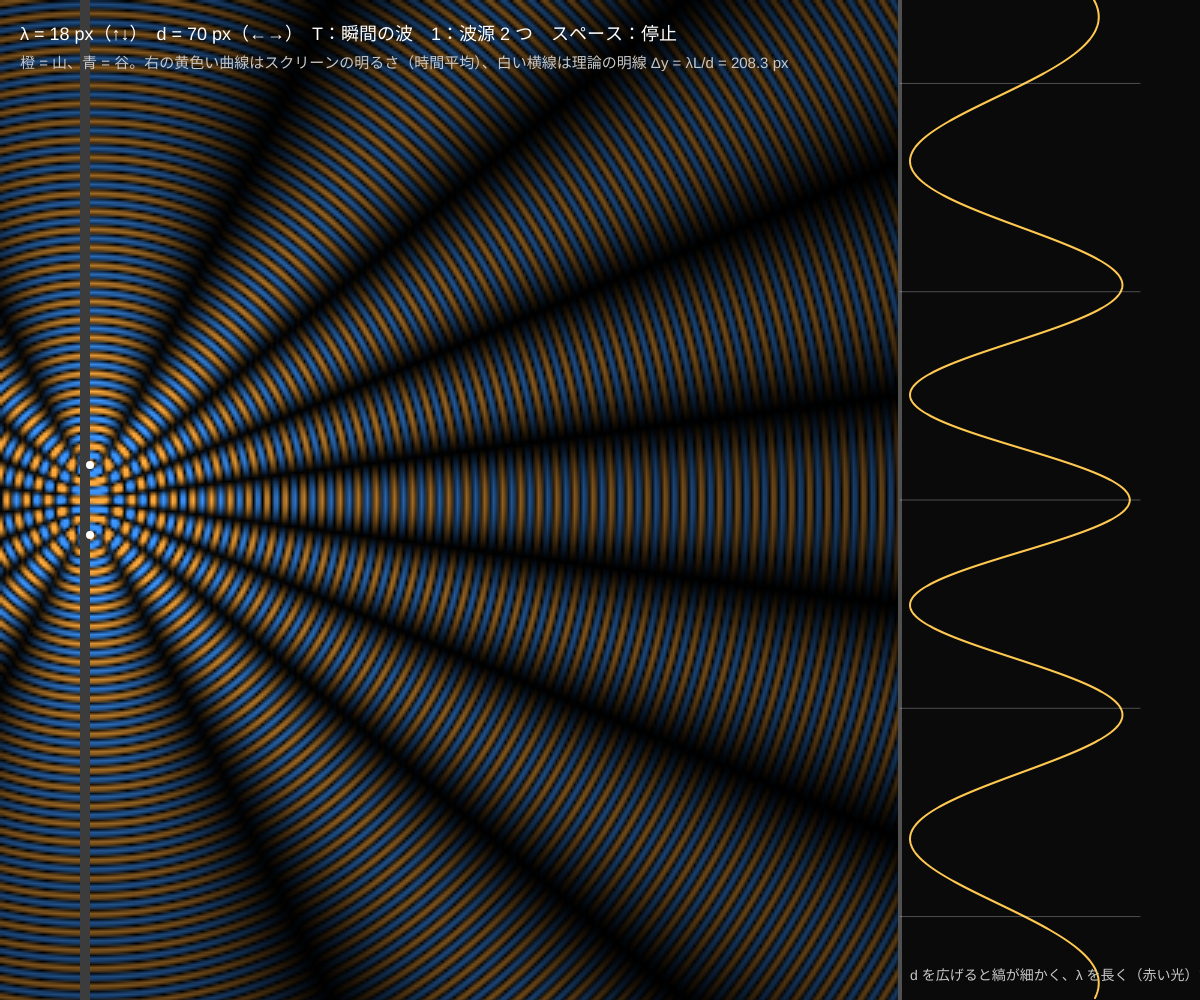
Frame 1 (no input)
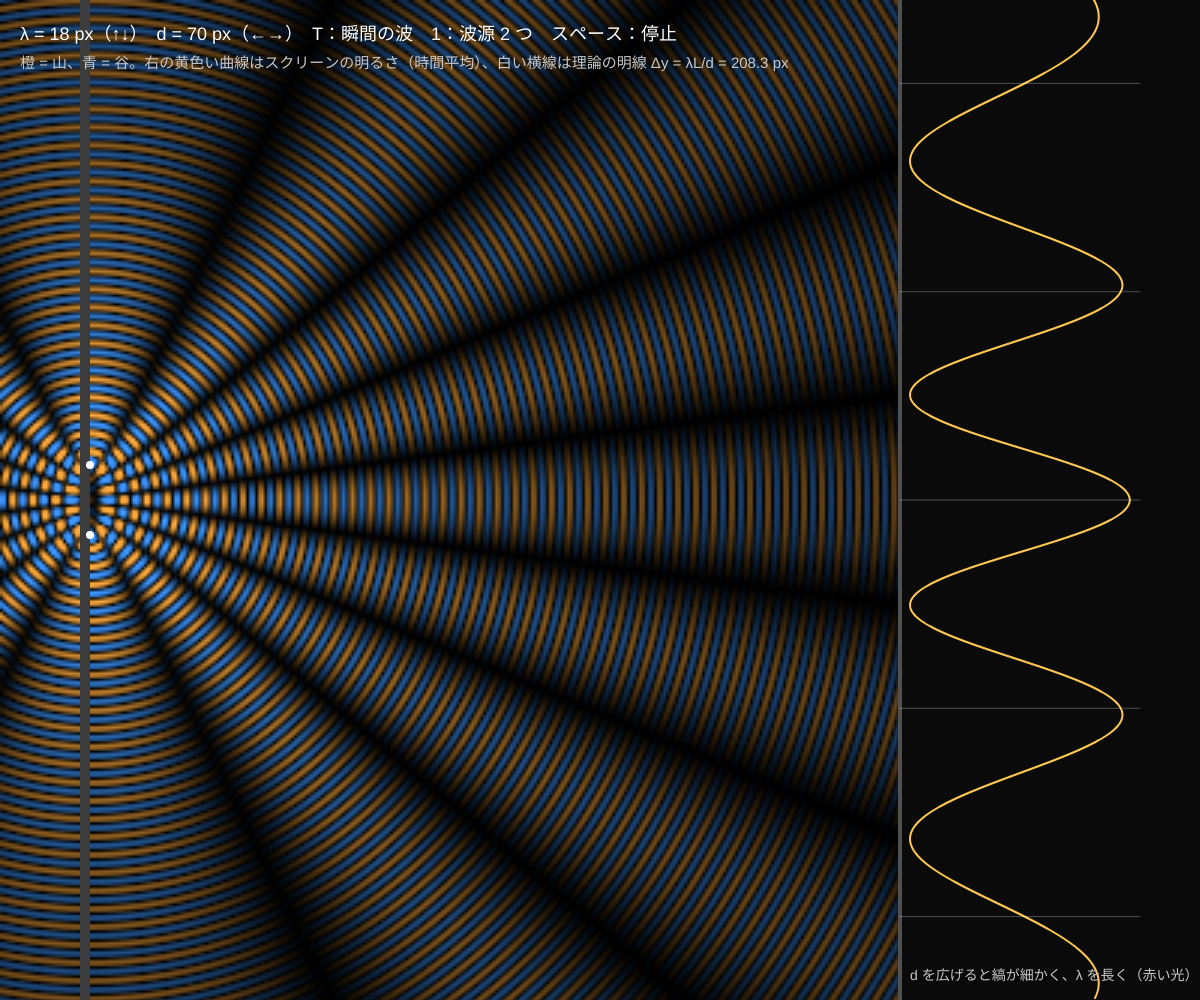
Frame 60 (no input)
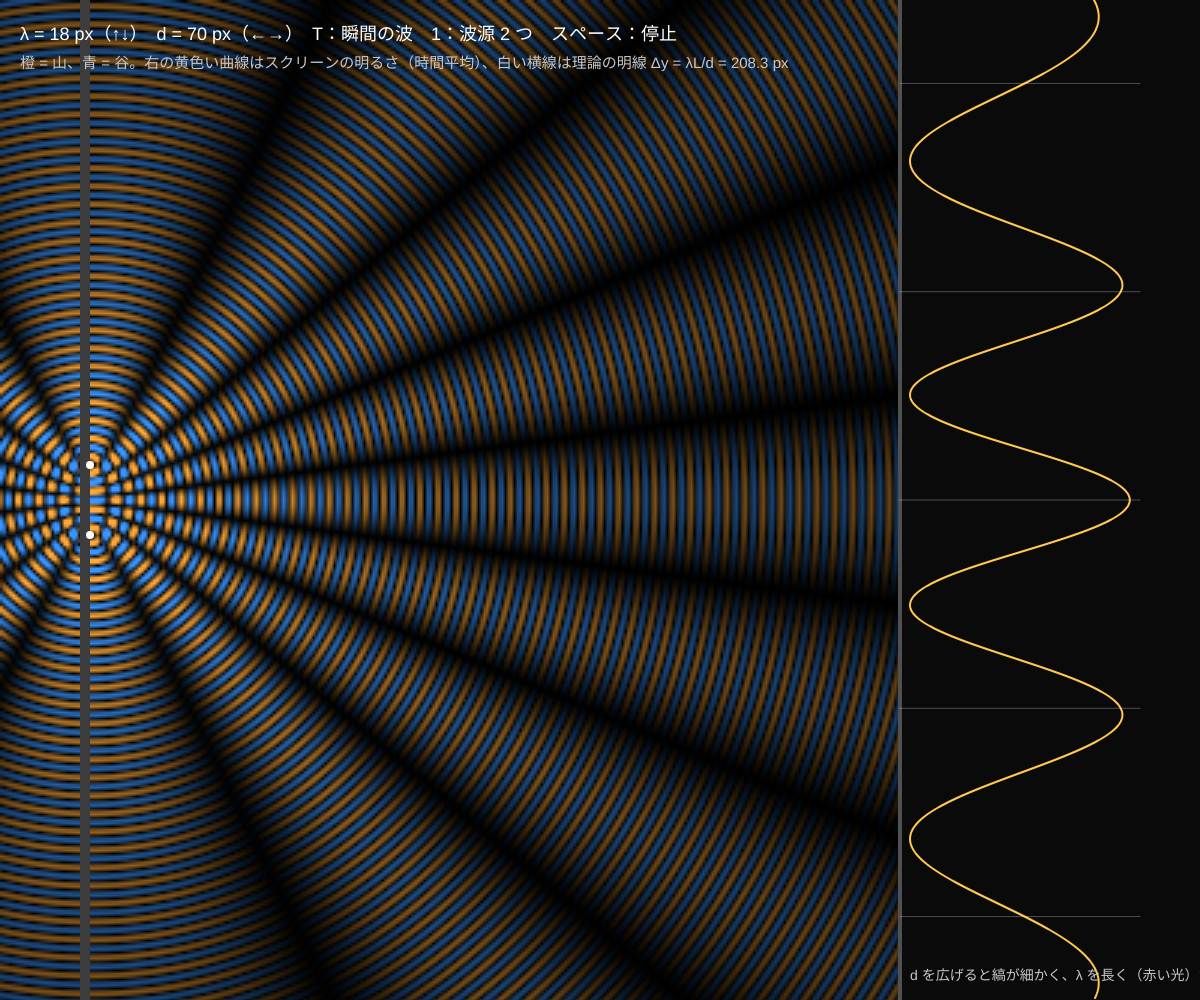
Frame 120 (the mouse pressed at the canvas centre since frame 60)

The p5.js sketch that drew these frames (run headless with seeded random() and noise() and a simulated clock; from frame 60 on, the mouse is pressed at the canvas centre):

// p5.js sketch
// ── sketch.js
// ============================================
// 06 2 つの波源の干渉（ヤングの実験）
// 2 つのスリット（点波源）から出た波が重なり、山と山で強め合い、山と谷で打ち消し合う
//   画面の各点で 2 つの波を足す： cos(k r1 − ωt) + cos(k r2 − ωt)   （k = 2π/λ）
//   スクリーン上の明るい縞の間隔  Δy ≈ λ L / d   （L = スクリーンまでの距離、d = スリット間隔）
// ↑↓ = 波長 λ / ←→ = スリット間隔 d / T = 瞬間の波 ⇄ 時間平均の明るさ / 1 = 波源 1 つだけ / スペース = 一時停止
// ============================================

let lambda = 18;          // ★ 波長（px）
let d = 70;               // ★ スリット間隔（px）
let cell = 3;             // ★ 計算の粗さ（px）小さいほどきれいだが重い
let single = false, paused = false, averaged = false;
let t = 0;
let img, gw, gh, r1, r2;
let lut = [];
let sx, screenX;

function setup() {
  createCanvas(windowWidth, windowHeight);
  pixelDensity(1);
  sx = 90; screenX = width - 300;
  gw = Math.ceil((screenX - 0) / cell); gh = Math.ceil(height / cell);
  img = createImage(gw, gh);
  r1 = new Float32Array(gw * gh); r2 = new Float32Array(gw * gh);
  // 値 −1〜1 → 色の表（青 ← 黒 → 橙）
  for (let i = 0; i < 256; i++) {
    let v = (i - 128) / 128;
    lut.push(v > 0 ? [255 * v, 170 * v, 60 * v] : [60 * -v, 150 * -v, 255 * -v]);
  }
  computeDistances();
}

// 各マスから 2 つの波源までの距離（d が変わったときだけ計算）
function computeDistances() {
  let cy = height * 0.5;
  for (let j = 0; j < gh; j++) for (let i = 0; i < gw; i++) {
    let x = i * cell + cell / 2, y = j * cell + cell / 2;
    r1[j * gw + i] = Math.hypot(x - sx, y - (cy - d / 2));
    r2[j * gw + i] = Math.hypot(x - sx, y - (cy + d / 2));
  }
}

function draw() {
  if (!paused) t += 0.18;
  let k = TWO_PI / lambda;
  // ★ 波の重ね合わせをピクセルごとに計算
  img.loadPixels();
  let px = img.pixels;
  for (let idx = 0; idx < gw * gh; idx++) {
    let a = r1[idx], b = r2[idx];
    let amp1 = 6 / Math.sqrt(a + 20), amp2 = single ? 0 : 6 / Math.sqrt(b + 20);
    let v;
    if (averaged) {
      // 時間平均の強さ I = A1² + A2² + 2 A1 A2 cos(k(r1 − r2))
      v = amp1 * amp1 + amp2 * amp2 + 2 * amp1 * amp2 * Math.cos(k * (a - b));
      v = Math.min(1, v * 1.6);
    } else {
      v = amp1 * Math.cos(k * a - t) + amp2 * Math.cos(k * b - t);
    }
    let ci = Math.max(0, Math.min(255, Math.floor(128 + 127 * v)));
    let c = lut[ci];
    px[idx * 4] = c[0]; px[idx * 4 + 1] = c[1]; px[idx * 4 + 2] = c[2]; px[idx * 4 + 3] = 255;
  }
  img.updatePixels();
  background(10);
  image(img, 0, 0, gw * cell, gh * cell);

  // 波源・壁
  let cy = height * 0.5;
  noStroke(); fill(60); rect(sx - 10, 0, 10, height);
  fill(255); circle(sx, cy - d / 2, 8); if (!single) circle(sx, cy + d / 2, 8);

  // スクリーン上の明るさ（時間平均）のグラフ
  let L = screenX - sx;
  stroke(80); strokeWeight(4); line(screenX, 0, screenX, height);
  noFill(); stroke(255, 200, 80); strokeWeight(2);
  beginShape();
  for (let y = 0; y < height; y += 2) {
    let a = Math.hypot(screenX - sx, y - (cy - d / 2)), b = Math.hypot(screenX - sx, y - (cy + d / 2));
    let A1 = 1 / Math.sqrt(a), A2 = single ? 0 : 1 / Math.sqrt(b);
    let I = A1 * A1 + A2 * A2 + 2 * A1 * A2 * Math.cos(k * (a - b));
    vertex(screenX + 10 + I / (4 / L) * 220, y);
  }
  endShape();
  // 明線の位置（理論）
  let dy = lambda * L / d;
  if (!single) {
    stroke(255, 255, 255, 70); strokeWeight(1);
    for (let m = -12; m <= 12; m++) { let y = cy + m * dy; if (y > 0 && y < height) line(screenX, y, screenX + 240, y); }
  }

  noStroke(); fill(255); textSize(18);
  text('λ = ' + lambda + ' px（↑↓）　d = ' + d + ' px（←→）　T：' + (averaged ? '時間平均の明るさ' : '瞬間の波') + '　1：波源 ' + (single ? '1 つ' : '2 つ') + '　スペース：' + (paused ? '再生' : '停止'), 20, 40);
  fill(200); textSize(15);
  text('橙 = 山、青 = 谷。右の黄色い曲線はスクリーンの明るさ（時間平均）、白い横線は理論の明線 Δy = λL/d = ' + nf(dy, 1, 1) + ' px', 20, 68);
  fill(200); textSize(14);
  text('d を広げると縞が細かく、λ を長く（赤い光）すると縞が広がる。縞が見える = 光は波', screenX + 10, height - 20);
}

function keyPressed() {
  if (key === UP_ARROW) lambda = Math.min(60, lambda + 2);
  if (key === DOWN_ARROW) lambda = Math.max(6, lambda - 2);
  if (key === RIGHT_ARROW) { d = Math.min(300, d + 10); computeDistances(); }
  if (key === LEFT_ARROW) { d = Math.max(10, d - 10); computeDistances(); }
  if (key === 't' || key === 'T') averaged = !averaged;
  if (key === '1') single = !single;
  if (key === ' ') paused = !paused;
}

// ---------- やってみよう ----------
// 1. T で時間平均を見る。縞が双曲線の形になる。縞の数は d/λ と関係がある
// 2. 1 を押して波源を 1 つにすると縞が消える。干渉には 2 つの波が要る
// 3. λ を 2 倍にすると縞の間隔は？ d を 2 倍にすると？ Δy = λL/d を確かめよう
// 4. 波源を 3 つ・4 つに増やす（r3 を足す）と縞が鋭くなる → 回折格子（07）
